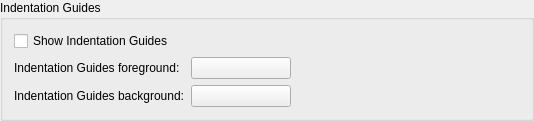
    <widget class="QGroupBox" name="groupBox_15">
     <property name="title">
      <string>Indentation Guides</string>
     </property>
     <layout class="QGridLayout" name="gridLayout_13">
      <item row="0" column="0" colspan="3">
       <widget class="QCheckBox" name="indentguidesCheckBox">
        <property name="toolTip">
         <string>Select whether indentation guides should be shown.</string>
        </property>
        <property name="text">
         <string>Show Indentation Guides</string>
        </property>
       </widget>
      </item>
      <item row="1" column="0">
       <widget class="QLabel" name="TextLabel2_2_2_2_2_13">
        <property name="text">
         <string>Indentation Guides foreground:</string>
        </property>
       </widget>
      </item>
      <item row="1" column="1">
       <widget class="QPushButton" name="indentationGuidesForegroundButton">
        <property name="minimumSize">
         <size>
          <width>100</width>
          <height>0</height>
         </size>
        </property>
        <property name="toolTip">
         <string>Select the foreground color for indentation guides</string>
        </property>
        <property name="text">
         <string/>
        </property>
       </widget>
      </item>
      <item row="1" column="2">
       <spacer name="horizontalSpacer_9">
        <property name="orientation">
         <enum>Qt::Horizontal</enum>
        </property>
        <property name="sizeHint" stdset="0">
         <size>
          <width>223</width>
          <height>20</height>
         </size>
        </property>
       </spacer>
      </item>
      <item row="2" column="0">
       <widget class="QLabel" name="TextLabel2_2_2_2_2_14">
        <property name="text">
         <string>Indentation Guides background:</string>
        </property>
       </widget>
      </item>
      <item row="2" column="1">
       <widget class="QPushButton" name="indentationGuidesBackgroundButton">
        <property name="minimumSize">
         <size>
          <width>100</width>
          <height>0</height>
         </size>
        </property>
        <property name="toolTip">
         <string>Select the background color for indentation guides</string>
        </property>
        <property name="text">
         <string/>
        </property>
       </widget>
      </item>
     </layout>
    </widget>
